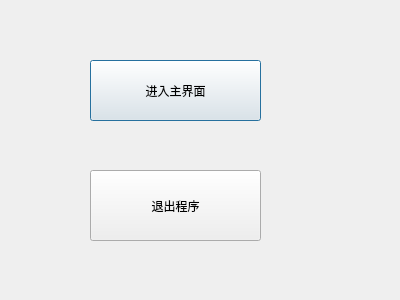
<?xml version="1.0" encoding="UTF-8"?>
<ui version="4.0">
 <class>MyDialog</class>
 <widget class="QDialog" name="MyDialog">
  <property name="geometry">
   <rect>
    <x>0</x>
    <y>0</y>
    <width>400</width>
    <height>300</height>
   </rect>
  </property>
  <property name="windowTitle">
   <string>Dialog</string>
  </property>
  <widget class="QPushButton" name="pushButton">
   <property name="geometry">
    <rect>
     <x>90</x>
     <y>60</y>
     <width>171</width>
     <height>61</height>
    </rect>
   </property>
   <property name="text">
    <string>进入主界面</string>
   </property>
  </widget>
  <widget class="QPushButton" name="pushButton_2">
   <property name="geometry">
    <rect>
     <x>90</x>
     <y>170</y>
     <width>171</width>
     <height>71</height>
    </rect>
   </property>
   <property name="text">
    <string>退出程序</string>
   </property>
  </widget>
 </widget>
 <resources/>
 <connections/>
</ui>
